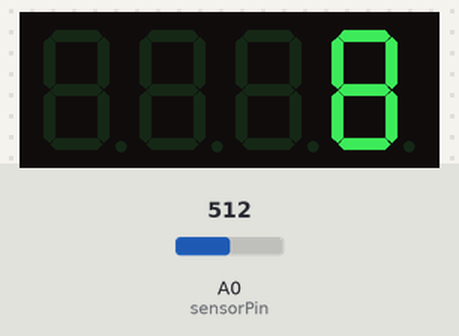
The sketch below on a simulated Arduino Uno, built with avr-gcc and run on an emulated ATmega328P. Shown: 4-digit seven-segment display. The inputs (shaded band) are chosen by the test bench; at power-on: A0 (sensorPin) = 512.

Above: at 1.3 s.
1.4 s: A0 (sensorPin) set to 429
3.0 s: A0 (sensorPin) set to 407
At 4.2 s:
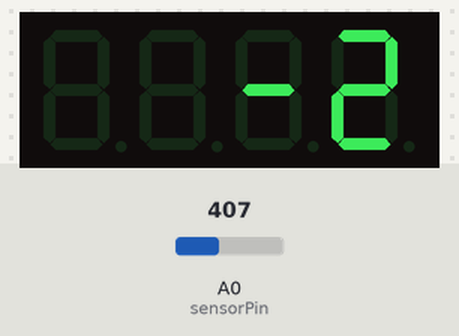
4.6 s: A0 (sensorPin) set to 511
At 5.4 s:
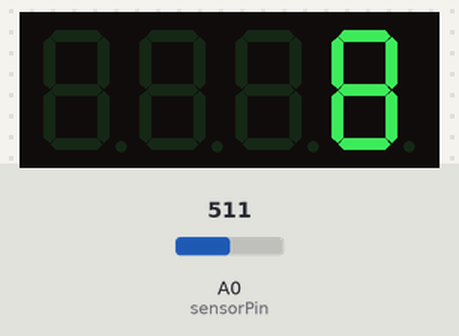
Timing chart, 0 to 7.6 s (numbered marks = the images above; inputs shaded):
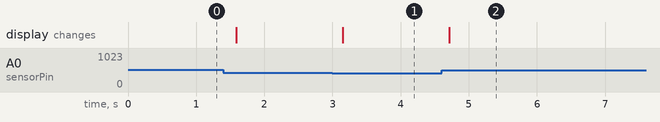

Measured:
- the behaviour switches between 421 and 420 on A0 (sensorPin) (found by bisection; images 0 and 1)
- after the input at 3.0 s, the display: changes after 0.15 s (image 1)
- after the input at 4.6 s, the display: changes after 0.12 s (image 2)

The sketch:

temp_in_C_.ino
```cpp
#include <TM1637Display.h>

const int sensorPin = A0;              // Analogen Eingang mit Variabler festlegen
int SensorWert = 0;
TM1637Display siebensegment(2, 3);     //Siebensegmentanzeige festlegen

void setup() {
  siebensegment.setBrightness(5);
}

void loop() {
  SensorWert = analogRead(sensorPin);
  Serial.println(SensorWert);
  siebensegment.showNumberDec(int(SensorWert*0.1 - 43));
  delay(500);
}
```
